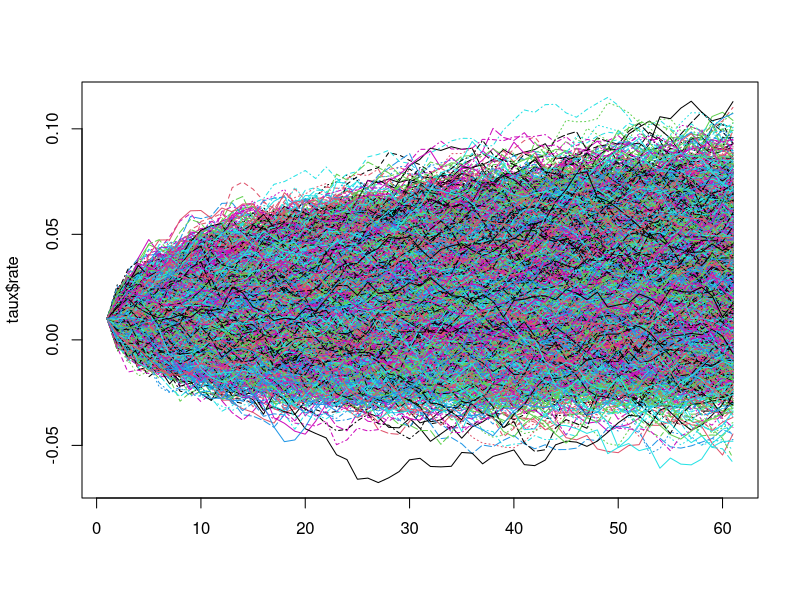

Recreate this plot in R.
taux_ZC <- function(s = 5, Tz =10,N = 10000, T = 5, n = 60){#price of zeros a zeros coupon bond following Vasicek model.
  #Tz = maturity of zeros coupon
  ##-----------Evaluate free_rate
  delta_t <- T/n
  eps <- matrix(rnorm(n*N), nrow = n, ncol = N)
  r <- matrix(NA, nrow = n+1, ncol = N)
  r[1,] <- 0.01
  a <- 0.2
  theta <- 0.04
  sig <- 0.015
  
  for(i in seq(2,n+1)){
    r[i,] <- r[i-1,] + a*(theta-r[i-1,])*delta_t + sig*sqrt(delta_t)*eps[i-1,]
    
  }
  ###-----evaluate zeros coupon-----
  t <-  (n/T) + 1 #bcoz r_0 is already given
  P_ts <- matrix(NA, nrow = T, ncol = N)
  B_ts <- (1-exp(-a*10))/a # move outside, also A_ts
  A_ts <- exp((theta - (sig^2)/(2*a^2))*(B_ts - 10) - ((sig^2)/(4*a))*B_ts^2)
  for(y in seq(1,s)){
    P_ts[y,] <- A_ts*exp(-B_ts*r[t,])
    if(y<=T){
      t <- t+ (n/T)
    }
    else{
      stop("S must be less than T")
    }                   
  }
  new_list <- list(rate = r, taux_zc = -log(P_ts)/Tz) #access by doing: price_ZC$price or rate
  return(new_list)
  
}

#####################################################################""

actualisation <- function(s,rate){ #evaluate /beta with simpson. Please note that s is month (i.e the same step as rate)
  leng = nrow(rate)
  delta_x <- s/(leng-1)
  f_a <- rate[1,]
  f_b <- rate[leng,]
  f_odd <- 0
  f_pair <- 0
  for(i in seq(2,leng-1, 2)){ 
    f_odd <- f_odd + rate[i,] 
  }
  f_odd <- 4*f_odd
  for(i in seq(3,leng-1, 2)){
    f_pair <- f_pair + rate[i,]
  }
  f_pair <- 2*f_pair
  integr <- (delta_x/3) * (f_a + f_odd + f_pair + f_b)
  return(exp(-integr))
}

############################################################"""
floating_coupon <- function(coupon,rat,T = 5,n=60){#evaluate floating coupon bond by
  #Monte carlo
  K_s <- matrix(NA, nrow = nrow(coupon), ncol = ncol(rat))
  
  #------------evaluate cashflow---------
  max_year <- nrow(coupon)
  for(s in seq(1, max_year-1)){
    mi <- pmin(0.06, coupon[s,])
    K_s[s,] <- 100*pmax(mi, 0.03)
  }
  last <- nrow(coupon)
  K_s[last,] <- 100*(pmax(pmin(coupon[last,],0.06),0.03) + 1)
  
  #------Now, do the monte_carlo simulation
  t <-  (n/T) + 1 #bcoz r_0 is already given
  over_beta <- matrix(NA,nrow = nrow(coupon) , ncol = ncol(rat))
  payoff <- matrix(NA,nrow = 1, ncol = ncol(rat))
  for(yea in seq(1,T)){
    over_beta[yea,] <- actualisation(yea, rat[1:t,])
    t <- t+ (n/T)
  }
  for(sim in seq(1,ncol(rat))){
    payoff[1,sim] <- sum(K_s[,sim]*over_beta[,sim])
  }
  price <- mean(payoff)*1
  S <- sd(payoff)
  #----building confidence interval: TODO: ask if it's good
  l <- price - qnorm(0.975)*S/sqrt(ncol(rat))
  h <- price + qnorm(0.975)*S/sqrt(ncol(rat))
  inter <- c(h,l)
  new_list <- list(Ks = K_s, pri = price, IC = inter)
  return(new_list)
}

##############partie B

prix_zc_mc <- function(rate, Tz = 5,T = 4){#Compare price of zero coupon evaluate by monte carlo vs vasicek
  # Tz = maturity of zero coupon in year
  #T = horizon of rate
  t <- ((nrow(rate)-1)/T) +1
  if (Tz>1){
    for(i in seq(2,Tz)){
      t<- t+ ((nrow(rate)-1)/T)
    }
  }
  P_0T <- actualisation(Tz,rate[1:t,])
  ###-----evaluate zeros coupon-----
  a <- 0.2
  theta <- 0.04
  sig <- 0.015
  B_ts <- (1-exp(-a*Tz))/a # move outside, also A_ts
  A_ts <- exp((theta - (sig^2)/(2*a^2))*(B_ts - Tz) - ((sig^2)/(4*a))*B_ts^2)
  P_ts <- A_ts*exp(-B_ts*rate[1,])
  val <- list(sim = mean(P_0T), val = P_ts[1])
  return(val)
  
}


taux <- taux_ZC()
monte <- floating_coupon(taux$taux_zc, taux$rate)
matplot(taux$rate,type="l")
compar <- prix_zc_mc(taux$rate,1)
error_zc <- abs(compar$sim-compar$val)
monte$pri
error_zc